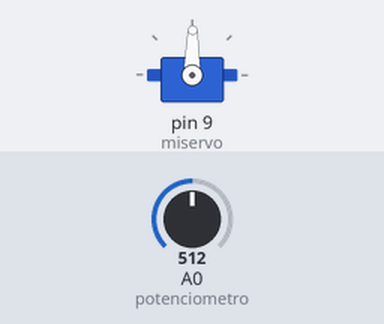
Bench run of a sketch on a simulated Arduino Uno, built with avr-gcc and run on an emulated ATmega328P. Shown: servo. Inputs (shaded band) come from the test bench; at power-on: A0 (potenciometro) = 512.

Above: at 1.2 s.
1.3 s: A0 (potenciometro) set to 716
At 2.0 s:
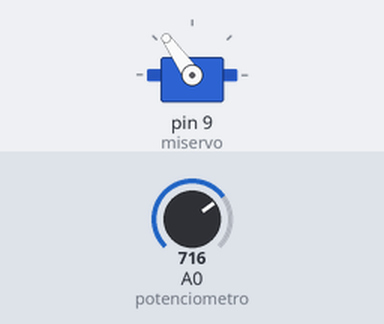
2.8 s: A0 (potenciometro) set to 900
At 4.0 s:
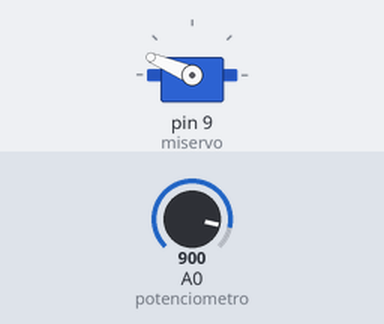
4.3 s: A0 (potenciometro) set to 1023
At 5.5 s:
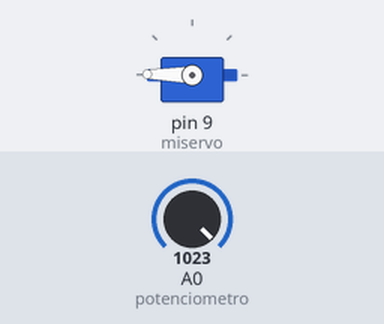
5.8 s: A0 (potenciometro) set to 306
At 6.5 s:
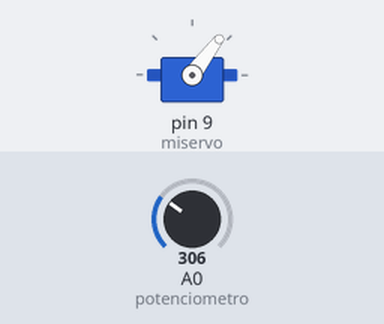
7.3 s: A0 (potenciometro) set to 122
At 8.5 s:
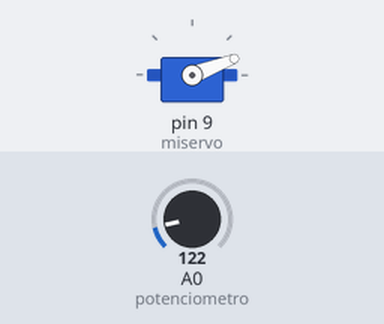
8.8 s: A0 (potenciometro) set to 511
At 10.1 s:
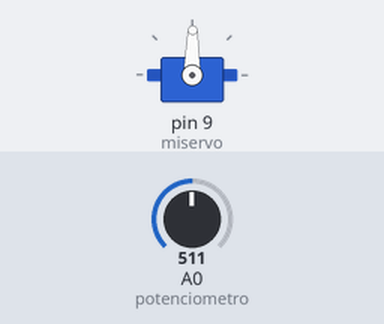
Timing chart, 0 to 11.3 s (numbered marks = the images above; inputs shaded):
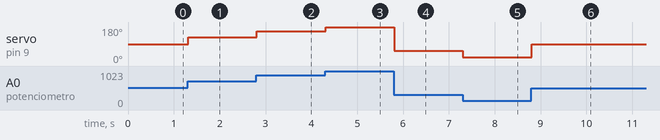

Measured:
- after the input at 1.3 s, servo on pin 9 (miservo): 89° → 125° at once
- after the input at 2.8 s, servo on pin 9 (miservo): 125° → 157° at once
- after the input at 4.3 s, servo on pin 9 (miservo): 157° → 179° at once
- after the input at 5.8 s, servo on pin 9 (miservo): 179° → 53° at once
- after the input at 7.3 s, servo on pin 9 (miservo): 53° → 21° at once
- after the input at 8.8 s, servo on pin 9 (miservo): 21° → 89° at once

The sketch:

Ej_servomotor.ino
```cpp
// Controlar un servomotor mediante un simple potenciometro
// En este ejemplo se usa la biblioteca Servo, así que aprenderemos a llamar a las bibliotecas por primera vez

#include <Servo.h>    //Se inicia la biblioteca Servo mediante su archivo de cabecera

Servo miservo;  // Creamos un objeto para el control del servomotor

int potenciometro = 0;  //El pin del potenciometro se inicia desde el valor 0
int lectura;    //Variable para la lectura del pin analógico donde se conecta el potenciometro

void setup()
{
  miservo.attach(9);  //Iniciamos el objeto Servo creado y ligado al pin 9 del servomotor
}

void loop()
{
  lectura = analogRead(potenciometro);            // Lee los valores del potenciometro entre 0 y 1023
  lectura = map(lectura, 0, 1023, 0, 179);     //Escala nueva de la lectura para adaptarla
  miservo.write(lectura);                  // Posiciona el eje del servo según la lectura
  delay(13);                           // Espera a que el servo esté listo
}
```
